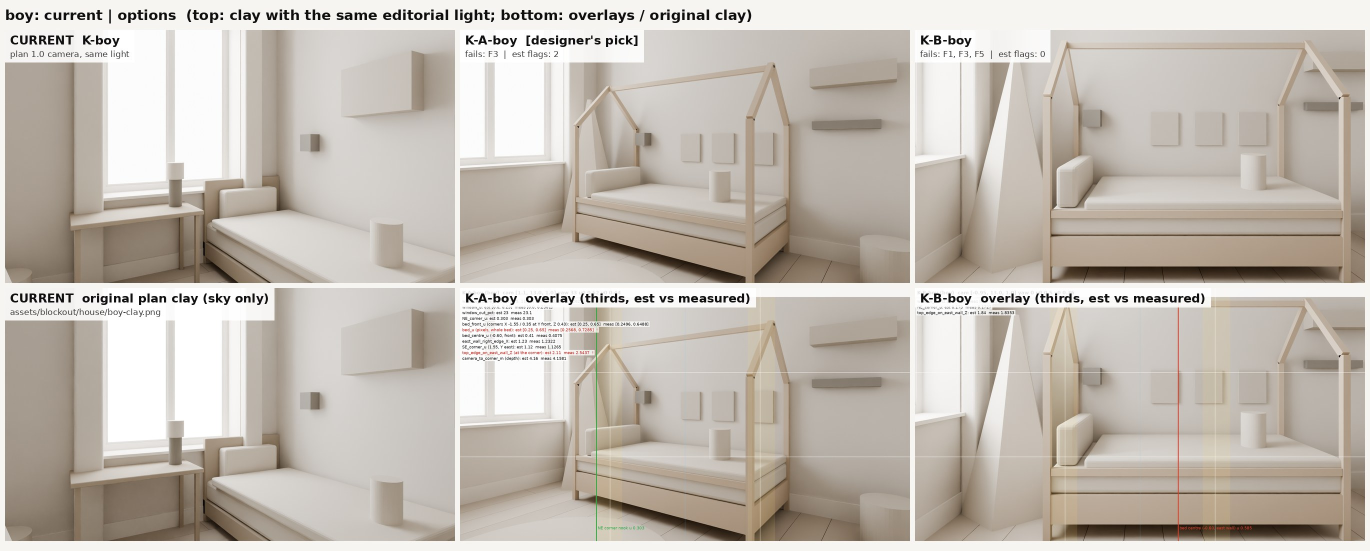
#> input picture assets/blockout/house/framing/boy-compare.jpg, 2740 x 1102 px, given in place of nordic-A-fin2.png, which was not available (shown at 1/2 size)
$ python dl1.py ../../../../assets/blockout/house/framing/boy-compare.jpg
#> lines starting #> are read from the running program, lines starting #| are printed output that depends on the picture
"""
qa-agent 2026-11-10: DL1 ('the living room and the opening frame are the brightest in the house'; master-designer, docs/master-bedroom-
comparison-2026-11-07.md §5): L* of the master bedroom's wall above the panelling on its lit side (diffuse light, the sun stripes left out)
against the Nordic living room's back wall (nordic-A-fin2.png) on its lit side, the same way: boxes by eye, the median and p75 of L*, and the
pixels above the box's p95 dropped (the sun patches). Also the whole frame's median L* and its p90.
Usage: ~/.venvs/motion/bin/python -I dl1.py <master png> [...]. Writes data/dl1.json (merged per file).
"""
import json
import os
import sys

import numpy as np
from PIL import Image

REPO = "/home/user/homedesign-app"
OUT = os.path.join(REPO, "qa/reports/2026-11-10-ged-master-fix5")
LR = os.path.join(REPO, "assets/renders/editorial-phase-b-2026-11-06/nordic-A-fin2.png")


def Lstar(p):
    c = np.asarray(Image.open(p).convert("RGB")).astype(float) / 255.0
    c = np.where(c > 0.04045, ((c + 0.055) / 1.055) ** 2.4, c / 12.92)
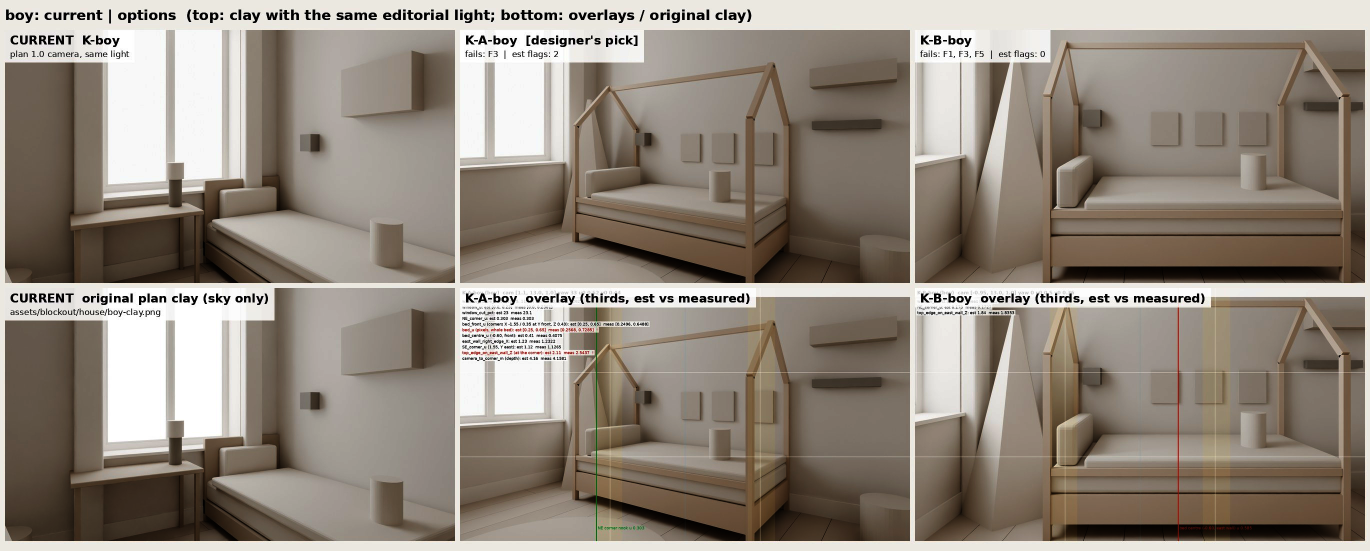
#> c: shape (1102, 2740, 3) float64 (shown at 1/2 size); mean R, G, B 0.576, 0.537, 0.494
    Y = c @ np.array([0.2126, 0.7152, 0.0722])
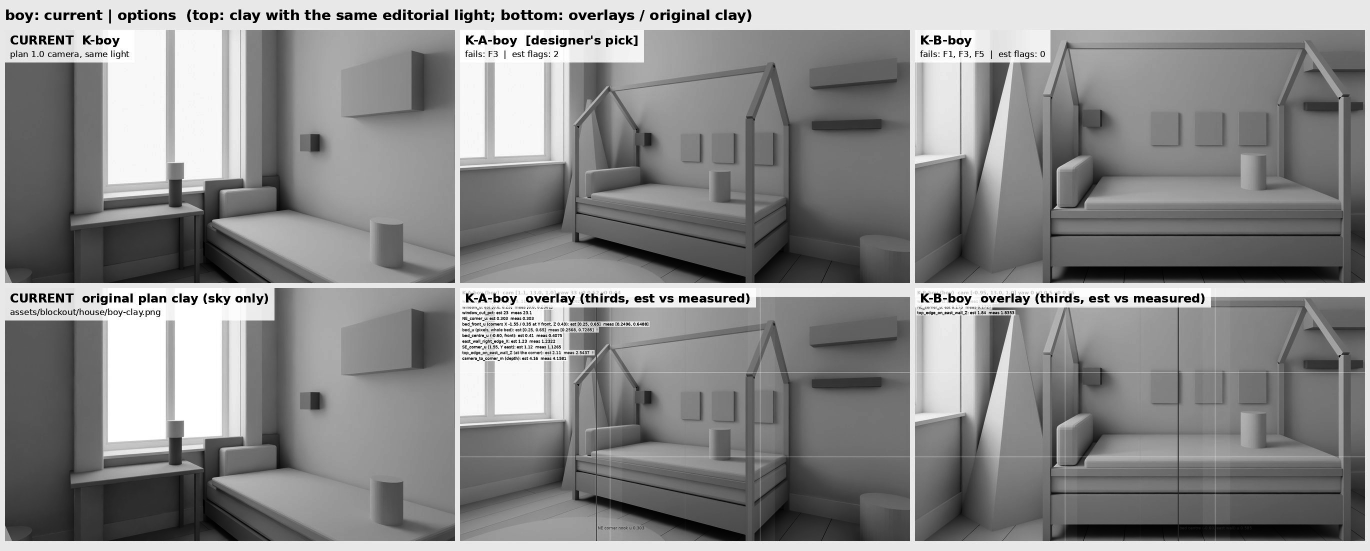
#> Y: shape (1102, 2740) float64 (shown at 1/2 size); min 0, max 1, mean 0.542
    return np.where(Y > 0.008856, 116 * np.cbrt(Y) - 16, 903.3 * Y)
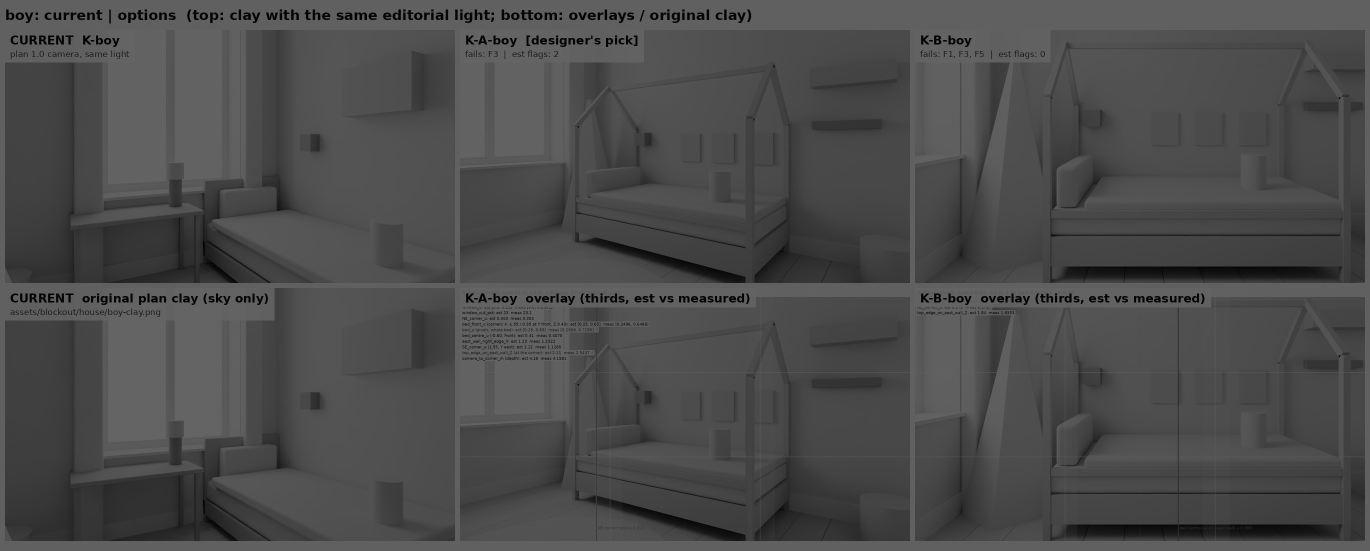
#> returned value: shape (1102, 2740) float64 (shown at 1/2 size); min 0, max 100, mean 75.8


def wall(L, boxes):
    v = np.concatenate([L[y0:y1, x0:x1].ravel() for x0, y0, x1, y1 in boxes])
    v = v[v <= np.percentile(v, 95)]
    return dict(median=round(float(np.median(v)), 1), p75=round(float(np.percentile(v, 75)), 1))


fn = os.path.join(OUT, "data", "dl1.json")
res = json.load(open(fn)) if os.path.exists(fn) else {}
Llr = Lstar(LR)
res["living-room nordic-A-fin2"] = dict(wall_lit=wall(Llr, [(1980, 120, 2340, 300), (800, 100, 1180, 280)]),
                                        frame_median=round(float(np.median(Llr)), 1), frame_p90=round(float(np.percentile(Llr, 90)), 1),
                                        boxes="back wall: right of the triptych above the sun patch (1980-2340 x 120-300) and left of the pendant (800-1180 x 100-280)")
for p in sys.argv[1:]:
    L = Lstar(p)
    w = wall(L, [(1720, 60, 2200, 250), (2200, 40, 2600, 200)])
#> w = {'median': 80.2, 'p75': 85.3}
    res[os.path.basename(p)] = dict(wall_lit=w, frame_median=round(float(np.median(L)), 1), frame_p90=round(float(np.percentile(L, 90)), 1),
                                    boxes="the wall above the panelling right of the sun stripes (1720-2200 x 60-250, 2200-2600 x 40-200)",
                                    wall_minus_living_room=round(w["median"] - res["living-room nordic-A-fin2"]["wall_lit"]["median"], 1),
                                    frame_median_minus_living_room=round(float(np.median(L)) - res["living-room nordic-A-fin2"]["frame_median"], 1))
json.dump(res, open(fn, "w"), indent=1)
print(json.dumps(res, indent=1))
#> (printed output is left out)

$ run again, on assets/blockout/house/framing/girl-compare.jpg
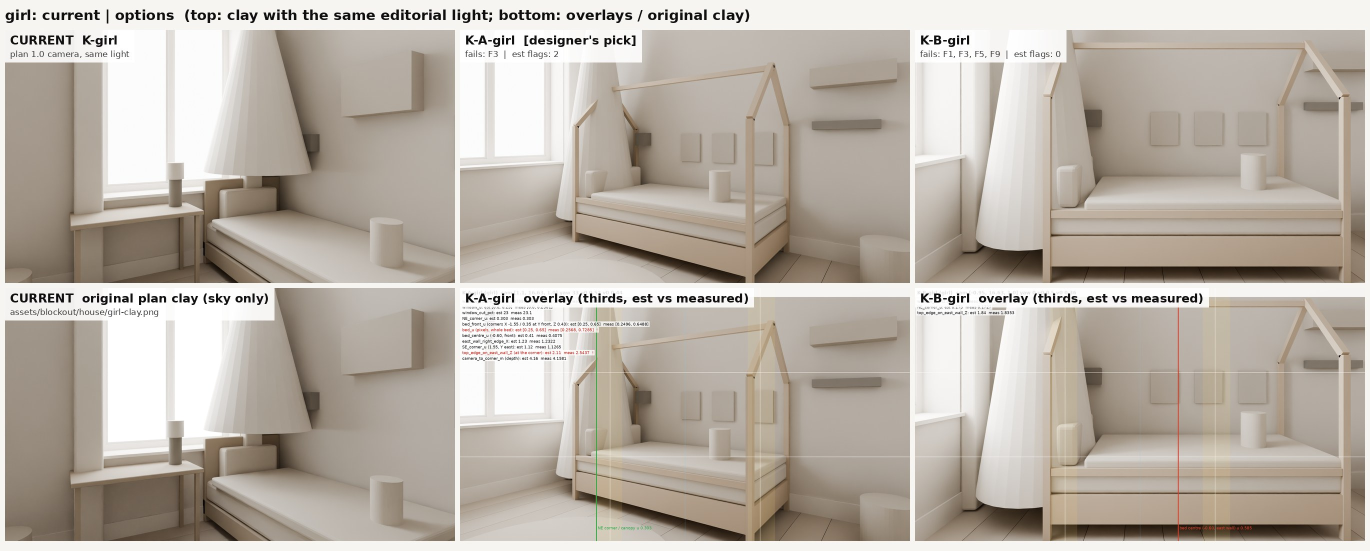
#> input picture assets/blockout/house/framing/girl-compare.jpg, 2740 x 1102 px, given in place of nordic-A-fin2.png, which was not available (shown at 1/2 size)
#> in Lstar, `Y = c @ np.array([0.2126, 0.7152, 0.0722])`:
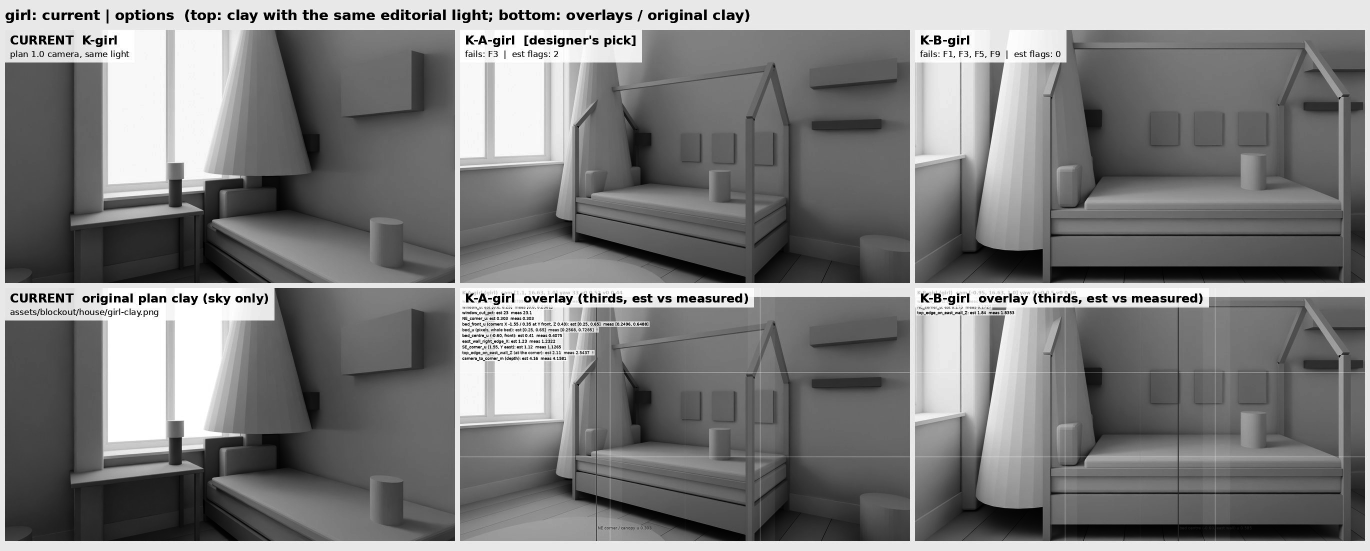
#> Y: shape (1102, 2740) float64 (shown at 1/2 size); min 0, max 1, mean 0.494
#> in Lstar, `return np.where(Y > 0.008856, 116 * np.cbrt(Y) - 16, 903.3 * Y)`:
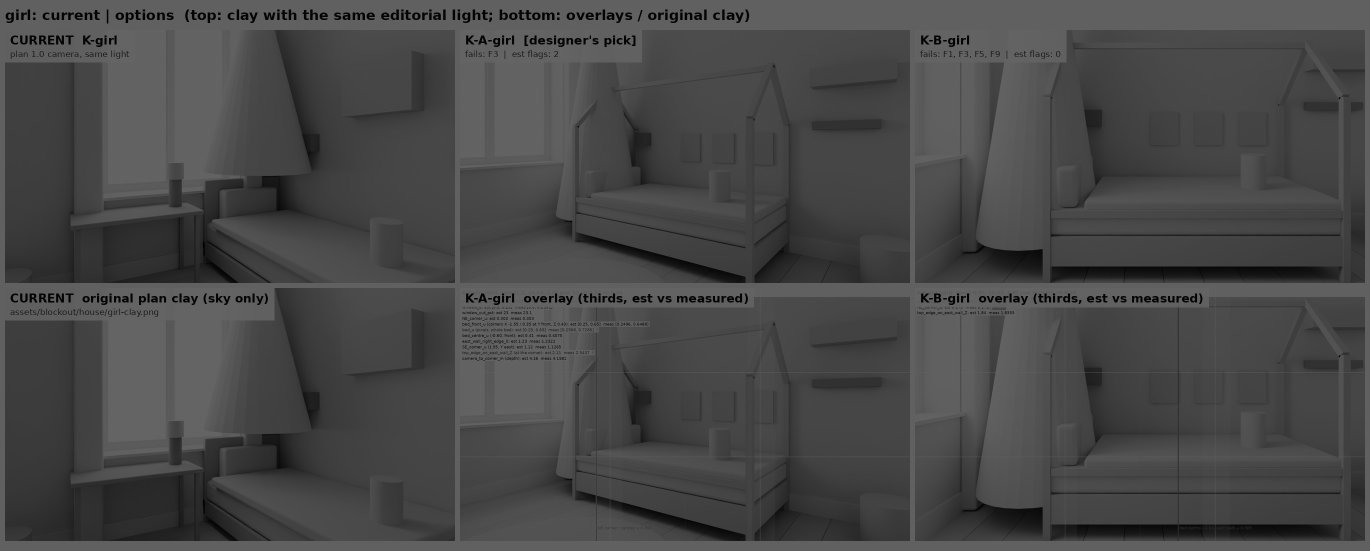
#> returned value: shape (1102, 2740) float64 (shown at 1/2 size); min 0, max 100, mean 72.2
#> w = {'median': 73.7, 'p75': 93.4}
#> (printed output is left out)
